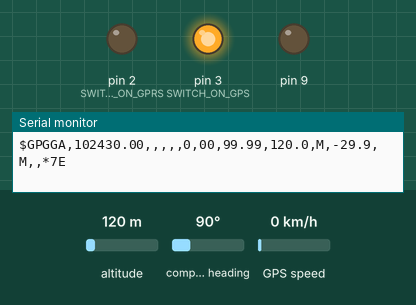
Bench run of a sketch on a simulated Arduino Uno, built with avr-gcc and run on an emulated ATmega328P. On the bench: output pins drawn as LEDs (lit = HIGH), the last lines printed to the serial monitor. The test bench sets the inputs (shaded band); at power-on: altitude 120 m, compass heading 90°, GPS speed 0 km/h. The GPS gets a fix after 3 s at 37.7749, -122.4194 with 8 satellites; the modem accepts every AT command (registered, SIM ready, sends succeed) and sends nothing else.

Above: at 0.9 s.
1.0 s: altitude set to 20 m
At 4.2 s:
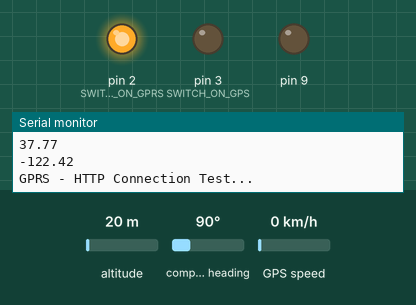
Timing chart, 0 to 5.7 s (numbered marks = the images above; inputs shaded):
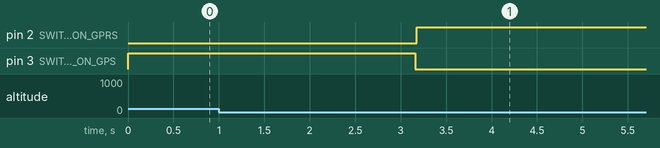

The sketch:

main.ino
```cpp
#include "mygps.h"
#include "mygprs.h"

void setup() {
  Serial.begin(9600);
  init_gps();
  init_gprs();

  double lat, lng;
  get_gps_coordinates(&lat, &lng);
  Serial.println(lat);
  Serial.println(lng);

  send_http_message("GET /55c8ef2a-2642-4068-aba0-50e34aa27559?test=seeduino2 HTTP/1.0\r\n\r\n");
}

void loop() {
  // put your main code here, to run repeatedly:

}
```

mygprs.cpp
```cpp
#include "mygprs.h"

GPRS gprs;

void init_gprs(){
  pinMode (SWITCH_ON_GPRS, OUTPUT);
  digitalWrite(SWITCH_ON_GPRS, LOW);
}

void send_http_message(char* data){
  //accendo il GPS
  digitalWrite(SWITCH_ON_GPRS, HIGH);

  Serial.println("GPRS - HTTP Connection Test...");
  //gprs.preInit();
  while(0 != gprs.init()) {
     delay(1000);
     Serial.println("init error");
  }
  while(!gprs.join("TM")) {  //change "cmnet" to your own APN
      Serial.println("Error joining GPRS network");
      delay(2000);
  }
  // successful DHCP
  Serial.print("IP Address is ");
  Serial.println(gprs.getIPAddress());

  Serial.println("Init success, connecting to exploreembedded.com ...");

  if(0 == gprs.connectTCP("webhook.site", 80)) {
      Serial.println("Successfully connected to exploreembedded.com!");
  }else{
      Serial.println("connect error");
      while(1);
  }

  Serial.println("waiting to fetch...");
  if(0 == gprs.sendTCPData(data))
  {
    gprs.serialDebug();
  }

  gprs.closeTCP();
  gprs.shutTCP();
  Serial.println("close");

  digitalWrite(SWITCH_ON_GPRS, LOW);
}
```

mygprs.h
```cpp
#include <gprs.h>

#define PIN_TX    7  // Has already exchanged TX and RX pins
#define PIN_RX    8
#define SWITCH_ON_GPRS 2

void init_gprs();

void send_http_message(char* data);
```

mygps.cpp
```cpp
#include "mygps.h"

SoftwareSerial gps_serial(RECEIVE_FROM_GPS, SEND_TO_GPS);
TinyGPSPlus gps;

void init_gps(){
  pinMode (SWITCH_ON_GPS, OUTPUT);
  digitalWrite(SWITCH_ON_GPS, LOW);
}

void get_gps_coordinates(double* lat, double* lng){
  Serial.println("Accendo il GPS");
  digitalWrite(SWITCH_ON_GPS, HIGH);

  //inizio la comunicazione
  Serial.println("In attesa della porta seriale");
  gps_serial.begin(9600);
  while(!gps_serial);

  //get raw data
  Serial.println("Attendo la posizione");
  Serial.println("--DATI RAW GPS--");
  while(!gps.location.isUpdated()){
    while (gps_serial.available()){
      char c = gps_serial.read();
      Serial.print(c);
      gps.encode(c);
    }
    delay(1);
  }
  Serial.println("\n--FINE DATI RAW GPS--");

  //setto i valori di ritorno
  *lat = gps.location.lat();
  *lng = gps.location.lng();

  Serial.println("Spengo il GPS");
  digitalWrite(SWITCH_ON_GPS, LOW);

  return;
}
```

mygps.h
```cpp
#include <SoftwareSerial.h>
#include <TinyGPS++.h>

#define SEND_TO_GPS 11
#define RECEIVE_FROM_GPS 10
#define SWITCH_ON_GPS 3

void init_gps();
void get_gps_coordinates(double* lat, double* lng);
```
